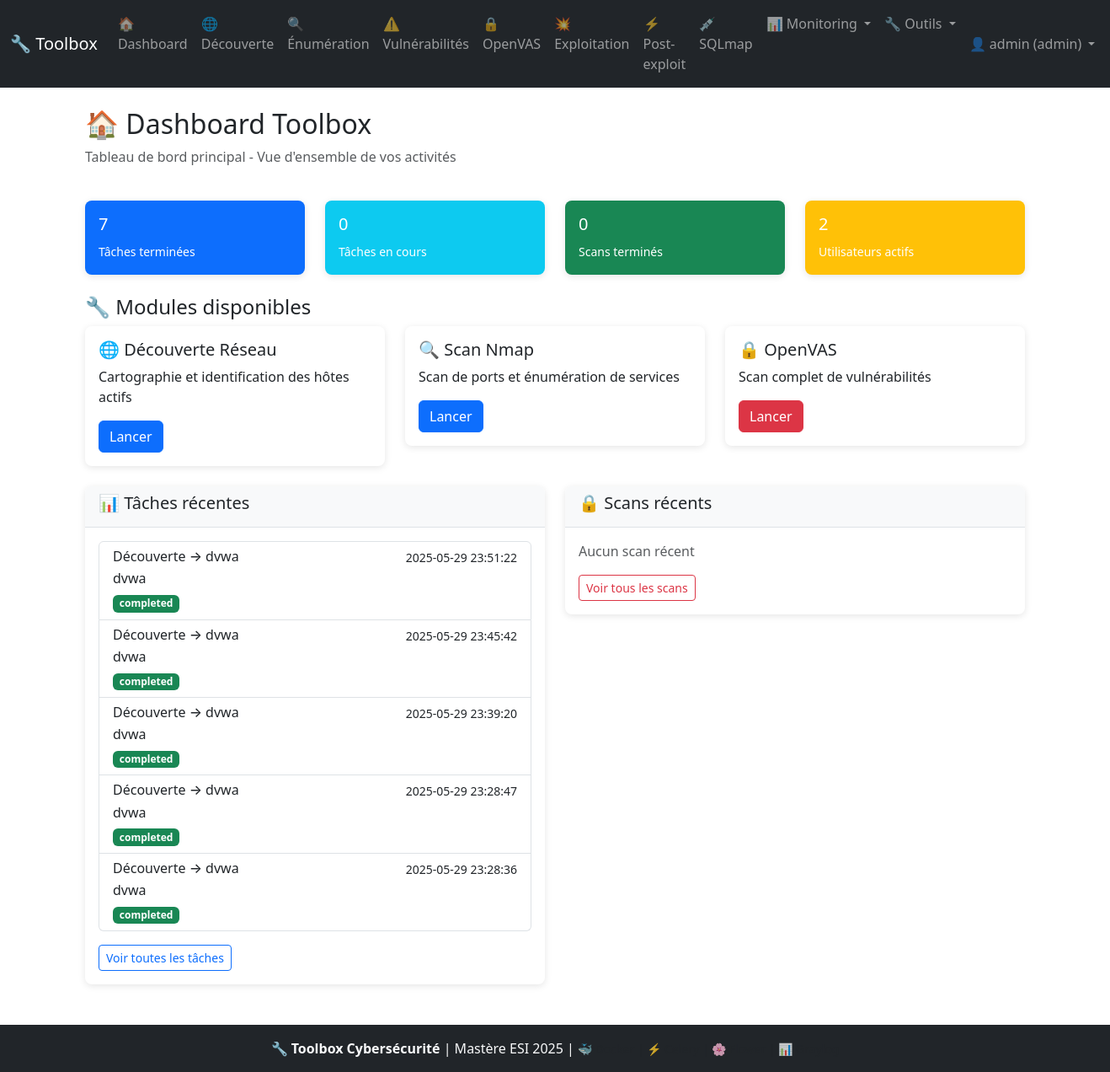
The page /dashboard (signed in) on the database as committed earlier.
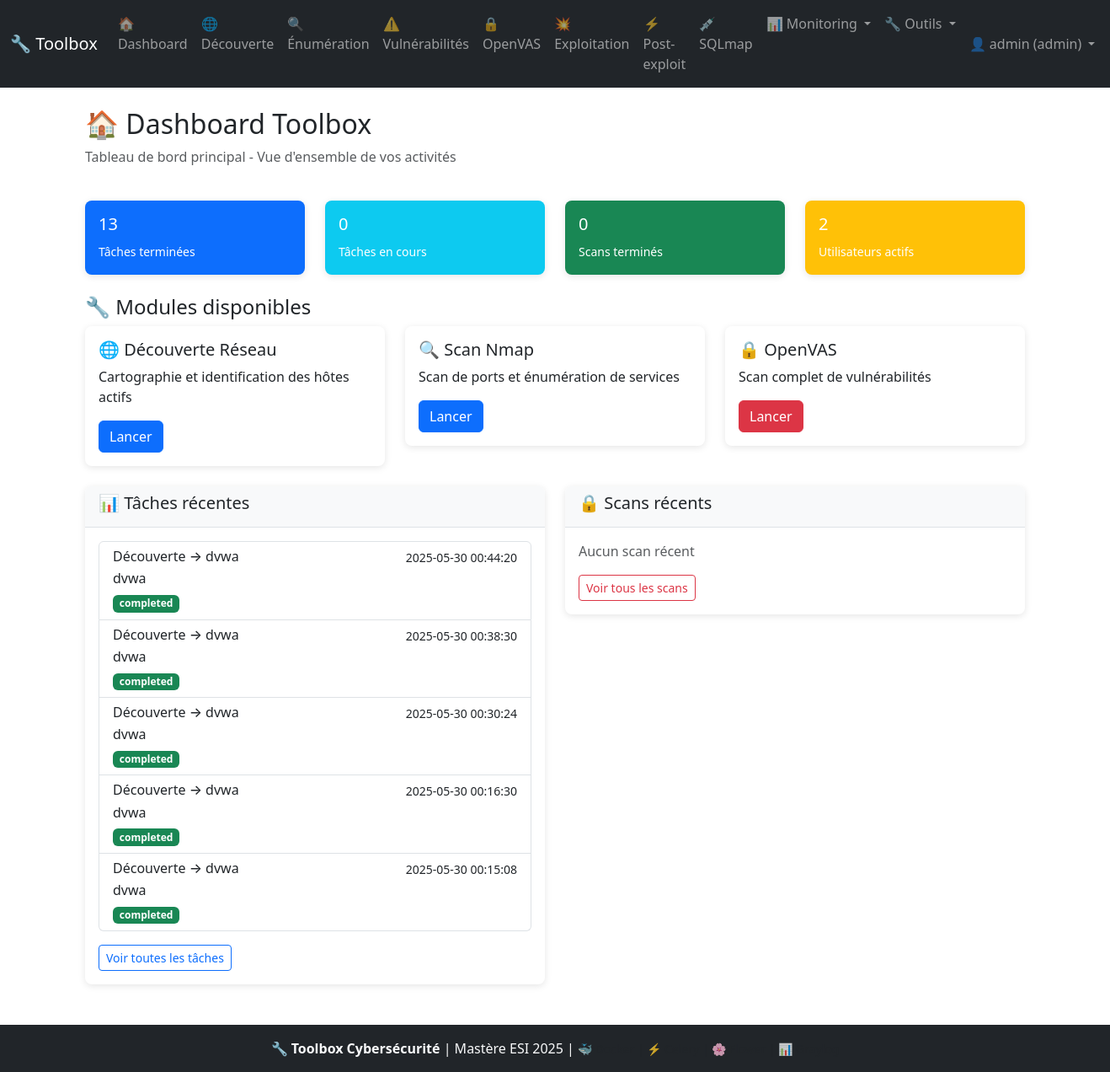
The same page on the database as committed later.
### tables this page shows
CREATE TABLE tasks (
                    id INTEGER PRIMARY KEY AUTOINCREMENT,
                    task_id TEXT UNIQUE NOT NULL,
                    task_name TEXT NOT NULL,
                    task_type TEXT NOT NULL,
                    target TEXT,
                    status TEXT DEFAULT 'pending',
                    progress INTEGER DEFAULT 0,
                    user_id INTEGER,
                    started_at TIMESTAMP DEFAULT CURRENT_TIMESTAMP,
                    completed_at TIMESTAMP,
                    result_summary TEXT,
                    error_message TEXT,
                    raw_output TEXT,
                    hidden BOOLEAN DEFAULT 0,
                    FOREIGN KEY (user_id) REFERENCES users (id)
                );

### api/main.py (the view)
@main_bp.route('/dashboard')
@login_required
def dashboard():
    try:
        stats = current_app.db.get_stats()
        user_id = session.get('user_id')
        recent_tasks = current_app.db.get_tasks(user_id=user_id, limit=5)
        recent_scans = current_app.db.get_scans(user_id=user_id, limit=5)
        return render_template('dashboard/dashboard.html',
                             stats=stats,
                             recent_tasks=recent_tasks,
                             recent_scans=recent_scans)
    except Exception as e:
        logger.error(f"Erreur dashboard: {e}")
        flash('Erreur lors du chargement du dashboard', 'danger')
        return render_template('dashboard/dashboard.html', stats={}, recent_tasks=[], recent_scans=[])

### app.py (called while the page is built)
def register_template_helpers(app):
    @app.context_processor
    def inject_user():
        return {
            'current_user': app.auth.get_current_user(),
            'app_name': 'Toolbox Cybersécurité',
            'app_version': '2.0'
        }

### auth.py (called while the page is built)
def login_required(f):
    @wraps(f)
    def decorated_function(*args, **kwargs):
        if 'user_id' not in session:
            if request.is_json:
                return jsonify({'error': 'Authentication required'}), 401
            else:
                flash('Connexion requise', 'warning')
                return redirect(url_for('main.login'))
        return f(*args, **kwargs)
    return decorated_function

    def get_current_user(self) -> dict:
        return {
            'id': session.get('user_id'),
            'username': session.get('username'),
            'role': session.get('role'),
            'is_authenticated': 'user_id' in session
        }

### database.py (called while the page is built)
    @contextmanager
    def get_connection(self):
        conn = sqlite3.connect(self.db_path)
        conn.row_factory = sqlite3.Row  # Retourner des dict
        try:
            yield conn
        except Exception as e:
            conn.rollback()
            logger.error(f"Erreur base de données: {e}")
            raise
        finally:
            conn.close()

    def get_tasks(self, user_id: int = None, include_hidden: bool = False,
                  limit: int = 50) -> List[Dict]:
        with self.get_connection() as conn:
            cursor = conn.cursor()
            conditions = []
            params = []
            if not include_hidden:
                conditions.append('hidden = 0')
            if user_id:
                conditions.append('user_id = ?')
                params.append(user_id)
            where_clause = f"WHERE {' AND '.join(conditions)}" if conditions else ""
            cursor.execute(f'''
                SELECT t.*, u.username
                FROM tasks t
                LEFT JOIN users u ON t.user_id = u.id
                {where_clause}
                ORDER BY t.started_at DESC
                LIMIT ?
            ''', params + [limit])
            return [dict(row) for row in cursor.fetchall()]

### templates/dashboard/dashboard.html (shortened to what this page needs)
{% extends "base.html" %}
{% block content %}
<div class="row mb-4">
  <div class="col-md-12">
    <h2>🏠 Dashboard Toolbox</h2>
    <p class="text-muted">Tableau de bord principal - Vue d'ensemble de vos activités</p>
  </div>
</div>
<div class="row mb-4">
  <div class="col-md-3">
    <div class="card bg-primary text-white">
      <div class="card-body">
        <h5>{{ stats.get('tasks', {}).get('completed', 0) }}</h5>
        <small>Tâches terminées</small>
      </div>
    </div>
  </div>
  <div class="col-md-3">
    <div class="card bg-info text-white">
      <div class="card-body">
        <h5>{{ stats.get('tasks', {}).get('running', 0) }}</h5>
        <small>Tâches en cours</small>
      </div>
    </div>
  </div>
  <div class="col-md-3">
    <div class="card bg-success text-white">
      <div class="card-body">
        <h5>{{ stats.get('scans', {}).get('completed', 0) }}</h5>
        <small>Scans terminés</small>
      </div>
    </div>
  </div>
  <div class="col-md-3">
    <div class="card bg-warning text-white">
      <div class="card-body">
        <h5>{{ stats.get('active_users', 0) }}</h5>
        <small>Utilisateurs actifs</small>
      </div>
    </div>
  </div>
</div>
<div class="row mb-4">
  <div class="col-md-12">
    <h4>🔧 Modules disponibles</h4>
  </div>
  <div class="col-md-4">
    <div class="card">
      <div class="card-body">
        <h5 class="card-title">🌐 Découverte Réseau</h5>
        <p class="card-text">Cartographie et identification des hôtes actifs</p>
        <a href="{{ url_for('modules.network_discovery') }}" class="btn btn-primary">Lancer</a>
      </div>
    </div>
  </div>
  <div class="col-md-4">
    <div class="card">
      <div class="card-body">
        <h5 class="card-title">🔍 Scan Nmap</h5>
        <p class="card-text">Scan de ports et énumération de services</p>
        <a href="{{ url_for('modules.nmap_scan') }}" class="btn btn-primary">Lancer</a>
      </div>
    </div>
  </div>
  <div class="col-md-4">
    <div class="card">
      <div class="card-body">
        <h5 class="card-title">🔒 OpenVAS</h5>
        <p class="card-text">Scan complet de vulnérabilités</p>
        <a href="{{ url_for('scans.openvas_page') }}" class="btn btn-danger">Lancer</a>
      </div>
    </div>
  </div>
</div>
<div class="row">
  <div class="col-md-6">
    <div class="card">
      <div class="card-header">
        <h5>📊 Tâches récentes</h5>
      </div>
      <div class="card-body">
        {% if recent_tasks %}
          <div class="list-group">
            {% for task in recent_tasks %}
            <div class="list-group-item">
              <div class="d-flex w-100 justify-content-between">
                <h6 class="mb-1">{{ task.task_name }}</h6>
                <small>{{ task.started_at }}</small>
              </div>
              <p class="mb-1">{{ task.target or 'N/A' }}</p>
              <small class="badge bg-{{ 'success' if task.status == 'completed' else 'primary' if task.status == 'running' else 'danger' }}">
                {{ task.status }}
              </small>
            </div>
            {% endfor %}
          </div>
        {% else %}
          <p class="text-muted">Aucune tâche récente</p>
        {% endif %}
        <div class="mt-3">
          <a href="{{ url_for('tasks.tasks_dashboard') }}" class="btn btn-outline-primary btn-sm">Voir toutes les tâches</a>
        </div>
      </div>
    </div>
  </div>
  <div class="col-md-6">
    <div class="card">
      <div class="card-header">
        <h5>🔒 Scans récents</h5>
      </div>
      <div class="card-body">
        {% if recent_scans %}
          <div class="list-group">
            {% for scan in recent_scans %}
            <div class="list-group-item">
              <div class="d-flex w-100 justify-content-between">
                <h6 class="mb-1">{{ scan.scan_name }}</h6>
                <small>{{ scan.started_at }}</small>
              </div>
              <p class="mb-1">{{ scan.target_ip }}</p>
              <small class="badge bg-{{ 'success' if scan.status == 'completed' else 'primary' if scan.status == 'running' else 'danger' }}">
                {{ scan.status }}
              </small>
            </div>
            {% endfor %}
          </div>
        {% else %}
          <p class="text-muted">Aucun scan récent</p>
        {% endif %}
        <div class="mt-3">
          <a href="{{ url_for('scans.openvas_page') }}" class="btn btn-outline-danger btn-sm">Voir tous les scans</a>
        </div>
      </div>
    </div>
  </div>
</div>
{% endblock %}

### templates/base.html (shortened to what this page needs)
<!DOCTYPE html>
<html lang="fr">
<head>
  <link href="https://cdn.jsdelivr.net/npm/bootstrap@5.3.0/dist/css/bootstrap.min.css" rel="stylesheet">
</head>
<body>
  <nav class="navbar navbar-expand-lg navbar-dark bg-dark">
    <div class="container-fluid">
      <a class="navbar-brand" href="{{ url_for('main.dashboard') }}">🔧 Toolbox</a>
      <div class="collapse navbar-collapse justify-content-between">
        <ul class="navbar-nav me-auto">
          {% if current_user and current_user.is_authenticated %}
            <li class="nav-item"><a class="nav-link" href="{{ url_for('main.dashboard') }}">🏠 Dashboard</a></li>
            <li class="nav-item"><a class="nav-link" href="{{ url_for('modules.network_discovery') }}">🌐 Découverte</a></li>
            <li class="nav-item"><a class="nav-link" href="{{ url_for('modules.nmap_scan') }}">🔍 Énumération</a></li>
            <li class="nav-item"><a class="nav-link" href="{{ url_for('modules.vulnerability_scan') }}">⚠️ Vulnérabilités</a></li>
            <li class="nav-item"><a class="nav-link" href="{{ url_for('scans.openvas_page') }}">🔒 OpenVAS</a></li>
            <li class="nav-item"><a class="nav-link" href="#">💥 Exploitation</a></li>
            <li class="nav-item"><a class="nav-link" href="#">⚡ Post-exploit</a></li>
            <li class="nav-item"><a class="nav-link" href="#">💉 SQLmap</a></li>
            <li class="nav-item dropdown">
              <a class="nav-link dropdown-toggle" href="#" role="button" data-bs-toggle="dropdown">
                📊 Monitoring
              </a>
            </li>
            <li class="nav-item dropdown">
              <a class="nav-link dropdown-toggle" href="#" role="button" data-bs-toggle="dropdown">
                🔧 Outils
              </a>
            </li>
          {% endif %}
        </ul>
        <ul class="navbar-nav">
          {% if current_user and current_user.is_authenticated %}
            <li class="nav-item dropdown">
              <a class="nav-link dropdown-toggle" href="#" role="button" data-bs-toggle="dropdown">
                👤 {{ current_user.username }} ({{ current_user.role }})
              </a>
            </li>
          {% else %}
            <li class="nav-item"><a class="nav-link" href="{{ url_for('main.login') }}">🔑 Login</a></li>
          {% endif %}
        </ul>
      </div>
    </div>
  </nav>
  <div class="container mt-4">
    {% block content %}{% endblock %}
  </div>
  <footer class="bg-dark text-light text-center py-3 mt-5">
    <div class="container">
      <p class="mb-0">
        🔧 <strong>Toolbox Cybersécurité</strong> |
        Mastère ESI 2025 |
        <small class="text-muted">
          🐳 Docker | ⚡ Celery | 🌸 Flower | 📊 Graylog
        </small>
      </p>
    </div>
  </footer>
</body>
</html>

### templates/base.html (style rules this page uses)
.navbar-nav .nav-link { transition: color 0.15s ease-in-out; }
footer { margin-top: auto; }
body { min-height: 100vh; display: flex; flex-direction: column; }
.container { flex: 1; }
.card { border: none; box-shadow: 0 2px 8px rgba(0,0,0,0.1); border-radius: 8px; }
.card-header { background-color: #f8f9fa; border-bottom: 1px solid #dee2e6; border-radius: 8px 8px 0 0 !important; }

Rows that differ between the two databases and show on the page:
no longer on this page (row unchanged): tasks: task_name "Découverte → dvwa", started_at "2025-05-29 23:51:22", target "dvwa", status "completed"
no longer on this page (row unchanged): tasks: task_name "Découverte → dvwa", started_at "2025-05-29 23:45:42", target "dvwa", status "completed"
no longer on this page (row unchanged): tasks: task_name "Découverte → dvwa", started_at "2025-05-29 23:39:20", target "dvwa", status "completed"
no longer on this page (row unchanged): tasks: task_name "Découverte → dvwa", started_at "2025-05-29 23:28:47", target "dvwa", status "completed"
no longer on this page (row unchanged): tasks: task_name "Découverte → dvwa", started_at "2025-05-29 23:28:36", target "dvwa", status "completed"
added tasks: task_name "Découverte → dvwa", started_at "2025-05-30 00:44:20", target "dvwa", status "completed"
added tasks: task_name "Découverte → dvwa", started_at "2025-05-30 00:38:30", target "dvwa", status "completed"
added tasks: task_name "Découverte → dvwa", started_at "2025-05-30 00:30:24", target "dvwa", status "completed"
added tasks: task_name "Découverte → dvwa", started_at "2025-05-30 00:16:30", target "dvwa", status "completed"
added tasks: task_name "Découverte → dvwa", started_at "2025-05-30 00:15:08", target "dvwa", status "completed"
Other text that changed with them:
{{ stats.get('tasks', {}).get('completed', 0) }}: "7" → "13"
